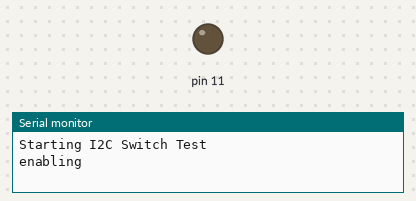
Simulated run of this sketch. Board: Arduino Uno, built with avr-gcc and run on an emulated ATmega328P. Parts: output pins drawn as LEDs (lit = HIGH), the last lines printed to the serial monitor.

Above: at 0.1 s.
At 65.1 s:
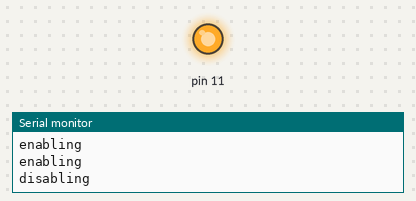
Timing chart, 0 to 71.5 s (numbered marks = the images above):
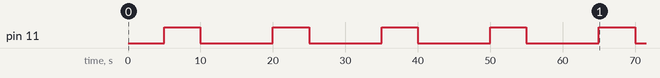

The sketch:

test_I2C_switch.ino
```cpp
/**
 * @file Test_I2C_switch.ino
 * @author Lee A. Congdon (lee@silversat.org)
 * @brief test for I2C switch
 * @version 1.0.0
 * @date 2022-07-21
 *
 */

#include "test_I2C_switch.h"

/**
 * @brief Construct the bus switch object
 *
 */
BusSwitch bus_switch;

void setup(void)
{

    // Enable the serial port and start the test

    Serial.begin(115200);
    while (!Serial)
        ;
    auto start_time = millis();
    Serial.println();
    Serial.println("Starting I2C Switch Test");

    // Test the bus enable and disable functions

    for (auto index = 1; index < 6; index++)
    {
        Serial.println("enabling");
        bus_switch.enableBus();
        delay(5000);
        Serial.println("disabling");
        bus_switch.disableBus();
        delay(5000);
        Serial.println("enabling");
        bus_switch.enableBus();
        delay(5000);
    }

    Serial.print("Completed Bus Switch Test in ");
    Serial.print((millis() - start_time) / 1000.0, 3);
    Serial.println(" seconds");
}

void loop(void)
{
}
```

test_I2C_switch.cpp
```cpp
/**
 * @file test_I2C_switch.cpp
 * @author Lee A. Congdon (lee@silversat.org)
 * @brief Test I2C switch
 * @version 1.0.0
 * @date 2022-07-21
 *
 */

#include "test_I2C_switch.h"

// Construct a new Bus Switch:: Bus Switch object

BusSwitch::BusSwitch()
{
    pinMode(OE_OVERBAR_PIN, OUTPUT);
};

// Disable the bus

void BusSwitch::disableBus()
{
    digitalWrite(OE_OVERBAR_PIN, HIGH);
};

// Enable the bus

void BusSwitch::enableBus()
{
    digitalWrite(OE_OVERBAR_PIN, LOW);
};
```

test_I2C_switch.h
```cpp
/**
 * @file test_I2C_switch.h
 * @author Lee A. Congdon (lee@silversat.org)
 * @brief Test I2C switch
 * @version 1.0.0
 * @date 2022-07-21
 *
 */

#ifndef TEST_I2C_SWITCH_H
#define TEST_I2C_SWITCH_H

#include <Arduino.h>

#define OE_OVERBAR_PIN 11u

/**
 * @brief The bus switch object
 *
 */
class BusSwitch
{
public:
    BusSwitch();

    /**
     * @brief Available actions
     *
     */

    /**
     * @brief Enable the bus
     *
     * @return true if successful
     * @return false otherwise
     */

    void enableBus();

    /**
     * @brief Disable the bus
     *
     * @return true if successful
     * @return false otherwise
     */

    void disableBus();

};

#endif
```
